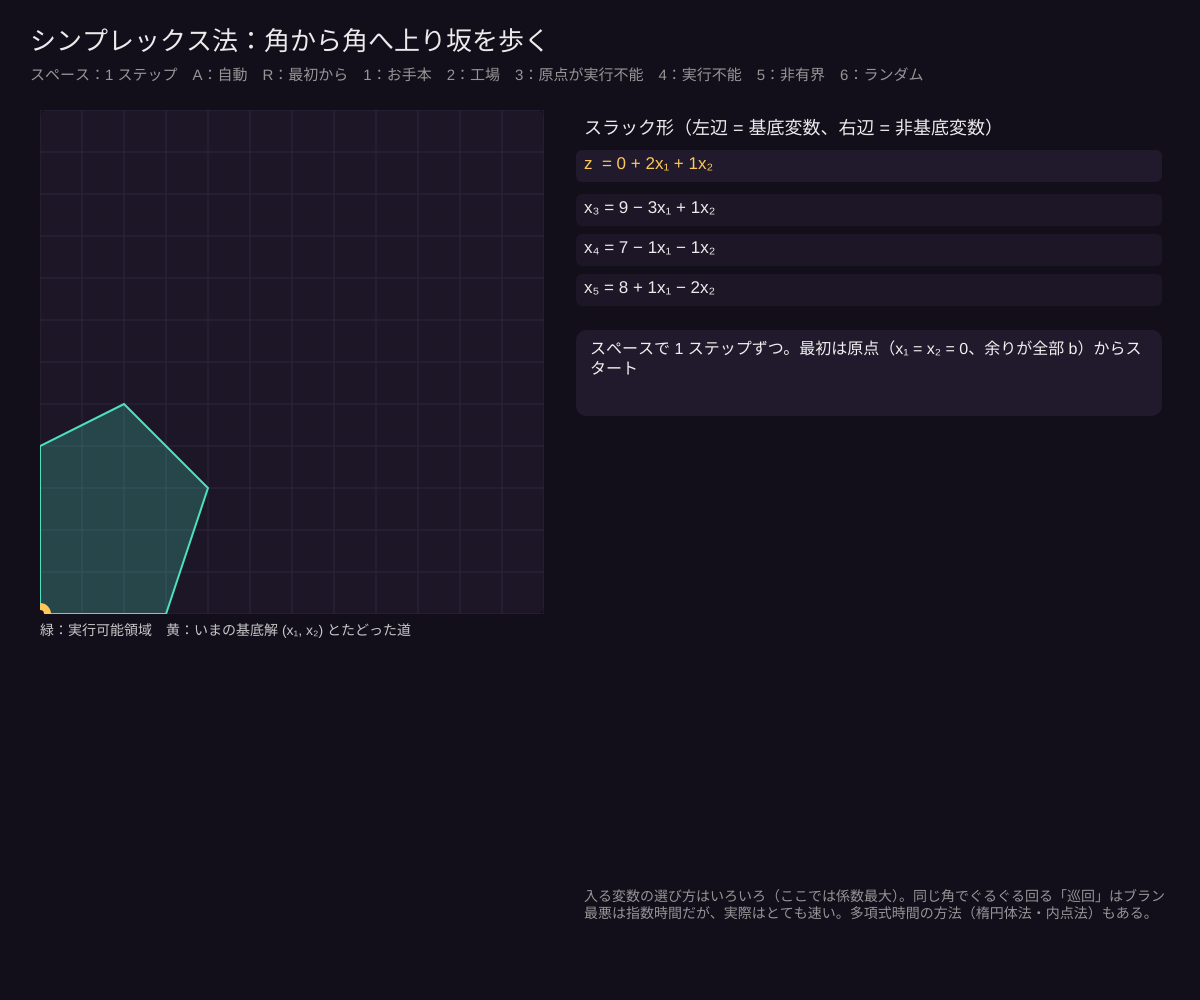
Frame 1 (no input)
Frame 60 (no input): identical to frame 1, image omitted
Frame 120 (the mouse pressed at the canvas centre since frame 60): identical to frame 1, image omitted

The p5.js sketch that drew this single still picture (run headless with seeded random() and noise() and a simulated clock; from frame 60 on, the mouse is pressed at the canvas centre):

// p5.js sketch
// ── sketch.js
// ============================================
// 04 シンプレックス法：角から角へ、上り坂だけを歩く
// スラック形の式を書きかえる「ピボット」をくり返すと、実行可能領域の頂点を 1 つずつ移動し、
// 目的関数 z が増えなくなったところが最適解。
// 原点がダメなときは補助 LP（x₀ を足す）で最初の頂点を探す（2 段階法の第 1 段階）
// スペース：1 ステップ / A：自動 / R：最初から
// 1：お手本  2：工場の例  3：原点が実行不能（補助 LP）  4：実行不能  5：非有界  6：ランダム
// ============================================

let speed = 50; // ★ 自動再生の間隔（フレーム）

let n = 2, m, V, T, basis, zrow, zv, names;
let LP, runner, msg = '', hi = {}, finished = false, phase = 2;
let pos = [0, 0], target = [0, 0], trail = [], auto = false, timer = 0, presetNo = 1;

const PRE = {
  1: { c: [2, 1], A: [[3, -1], [1, 1], [-1, 2]], b: [9, 7, 8] },
  2: { c: [3, 5], A: [[1, 0], [0, 2], [3, 2]], b: [4, 12, 18] },
  3: { c: [1, 2], A: [[1, 1], [-2, -1]], b: [6, -4] }, // x₁ + x₂ ≤ 6 かつ 2x₁ + x₂ ≥ 4
  4: { c: [1, 1], A: [[1, 1], [-1, -1]], b: [2, -5] },
  5: { c: [1, 1], A: [[1, -1], [-1, 1]], b: [1, 4] },
};

function setup() { createCanvas(windowWidth, windowHeight);
  textWrap(CHAR); load(1); }

function load(k) {
  presetNo = k;
  if (k === 6) {
    let A = [], b = [];
    for (let i = 0; i < 4; i++) { A.push([floor(random(1, 6)), floor(random(1, 6))]); b.push(floor(random(10, 30))); }
    LP = { c: [floor(random(1, 6)), floor(random(1, 6))], A, b };
  } else LP = PRE[k];
  m = LP.A.length;
  runner = simplex(); finished = false; hi = {}; trail = []; phase = 2;
  build(false);
  pos = cur(); target = pos.slice(); trail = [pos.slice()];
  msg = 'スペースで 1 ステップずつ。最初は原点（x₁ = x₂ = 0、余りが全部 b）からスタート';
}

// 表（タブロー）を作る：各行は「基底変数 + Σ T[i][j]·x_j = 右辺」
function build(aux) {
  V = n + m + (aux ? 1 : 0);
  names = []; for (let j = 0; j < n + m; j++) names.push('x' + sub(j + 1)); if (aux) names.push('x₀');
  T = []; basis = [];
  for (let i = 0; i < m; i++) {
    let row = Array(V + 1).fill(0);
    row[0] = LP.A[i][0]; row[1] = LP.A[i][1]; row[n + i] = 1; if (aux) row[V - 1] = -1; row[V] = LP.b[i];
    T.push(row); basis.push(n + i);
  }
  zrow = Array(V).fill(0); zv = 0;
  if (aux) zrow[V - 1] = -1; else { zrow[0] = LP.c[0]; zrow[1] = LP.c[1]; }
}

function pivot(l, e) {
  let pv = T[l][e];
  for (let j = 0; j <= V; j++) T[l][j] /= pv;
  for (let i = 0; i < m; i++) if (i !== l && abs(T[i][e]) > 1e-12) { let f = T[i][e]; for (let j = 0; j <= V; j++) T[i][j] -= f * T[l][j]; }
  let ce = zrow[e];
  for (let j = 0; j < V; j++) zrow[j] -= ce * T[l][j];
  zv += ce * T[l][V];
  basis[l] = e;
}

function* simplexLoop() { // 1 回の単体法（z の係数が正の変数がなくなるまで）
  while (true) {
    let e = -1;
    for (let j = 0; j < V; j++) if (!basis.includes(j) && zrow[j] > 1e-9 && (e < 0 || zrow[j] > zrow[e] + 1e-9)) e = j;
    if (e < 0) return 'optimal';
    hi = { e }; msg = `z の式で係数がいちばん大きい正の変数 ${names[e]} を増やす（入る変数）。増やすほど z が増える`; yield;
    let l = -1, best = Infinity;
    for (let i = 0; i < m; i++) if (T[i][e] > 1e-9) { let r = T[i][V] / T[i][e]; if (r < best - 1e-9) { best = r; l = i; } }
    if (l < 0) { hi = { e, unb: true }; return 'unbounded'; }
    hi = { e, l }; msg = `${names[e]} をどこまで増やせる？ 各式で他が 0 になる限界を比べる → ${names[basis[l]]} の式が最初に 0（出る変数）。限界 ${fmt(best)}`; yield;
    let out = names[basis[l]];
    pivot(l, e); target = cur(); trail.push(target.slice());
    hi = { done: l }; msg = `ピボット：${names[e]} の式に書きかえて、他の式と z に代入。${names[e]} が基底に入り、${out} が 0（非基底）に。z = ${fmt(zv)}`; yield;
  }
}

function* simplex() {
  let minb = min(LP.b);
  if (minb < 0) {
    phase = 1; build(true);
    msg = '原点では b < 0 の式があって余りが負 → 実行不能。補助 LP「x₀ を最小に（−x₀ を最大に）」を作る（最初の頂点さがし）'; hi = {}; yield;
    let l = LP.b.indexOf(minb);
    pivot(l, V - 1); target = cur(); trail.push(target.slice());
    msg = `x₀ を入れて、いちばん負の式 ${names[n + l]} と入れかえる → 全部の右辺が 0 以上になり、補助 LP の出発点ができた`; hi = { done: l }; yield;
    let r = yield* simplexLoop();
    if (zv < -1e-9) { msg = `補助 LP の最大値が −x₀ = ${fmt(zv)} < 0 → x₀ を 0 にできない → もとの LP は実行不能`; hi = { bad: true }; finished = true; return; }
    let li = basis.indexOf(V - 1);
    if (li >= 0) { let e = -1; for (let j = 0; j < V - 1; j++) if (!basis.includes(j) && abs(T[li][j]) > 1e-9) { e = j; break; } if (e >= 0) pivot(li, e); }
    // x₀ の列を消して、もとの目的関数を今の非基底変数で書き直す
    for (let row of T) row.splice(V - 1, 1);
    V -= 1; names.pop(); zrow = Array(V).fill(0); zv = 0; zrow[0] = LP.c[0]; zrow[1] = LP.c[1];
    for (let i = 0; i < m; i++) { let b = basis[i], cb = zrow[b]; if (abs(cb) > 1e-12) { for (let j = 0; j < V; j++) zrow[j] -= cb * T[i][j]; zv += cb * T[i][V]; } }
    phase = 2; hi = {};
    msg = 'x₀ = 0 にできた → 実行可能な頂点が見つかった。x₀ を消して、もとの目的関数 z に戻して本番スタート'; yield;
  }
  let r = yield* simplexLoop();
  if (r === 'unbounded') { msg = `${names[hi.e]} を増やしても、どの式も 0 にならない → いくらでも増やせる → 非有界（最大値なし）`; finished = true; return; }
  hi = {}; msg = `z の式の係数が全部 0 以下 → どの方向に動いても z は増えない → 最適！ x = (${fmt(cur()[0])}, ${fmt(cur()[1])})、z = ${fmt(zv)}`; finished = true;
}

function cur() { let p = [0, 0]; for (let i = 0; i < m; i++) if (basis[i] < n) p[basis[i]] = T[i][V]; return p; }

function draw() {
  background(18, 14, 26);
  if (auto && !finished && ++timer % speed === 0) advance();
  pos = [lerp(pos[0], target[0], 0.08), lerp(pos[1], target[1], 0.08)];
  fill(235); noStroke(); textSize(26); textAlign(LEFT, BASELINE);
  text('シンプレックス法：角から角へ上り坂を歩く' + (phase === 1 ? '　［補助 LP］' : ''), 30, 50);
  textSize(15); fill(150);
  text('スペース：1 ステップ　A：自動' + (auto ? '（中）' : '') + '　R：最初から　1：お手本　2：工場　3：原点が実行不能　4：実行不能　5：非有界　6：ランダム', 30, 80);
  drawGeo();
  drawSlack();
}

function drawGeo() {
  let s = min(width * 0.42, height - 150), ox = 40, oy = 110;
  let rng = 12; for (let p of trail) rng = max(rng, p[0] * 1.2, p[1] * 1.2);
  let toS = (p) => [ox + (p[0] / rng) * s, oy + s - (p[1] / rng) * s];
  fill(28, 22, 38); noStroke(); rect(ox, oy, s, s, 8);
  push(); drawingContext.beginPath(); drawingContext.rect(ox, oy, s, s); drawingContext.clip();
  let P = [[0, 0], [200, 0], [200, 200], [0, 200]];
  for (let i = 0; i < m; i++) P = clipHalf(P, LP.A[i][0], LP.A[i][1], LP.b[i]);
  stroke(45, 38, 62); strokeWeight(1); for (let k = 0; k <= rng; k += rng > 30 ? 5 : 1) { let a = toS([k, 0]), b = toS([0, k]); line(a[0], oy, a[0], oy + s); line(ox, b[1], ox + s, b[1]); }
  if (P.length >= 3) { fill(78, 225, 190, 60); stroke(78, 225, 190); strokeWeight(2); beginShape(); for (let p of P) { let q = toS(p); vertex(q[0], q[1]); } endShape(CLOSE); }
  stroke(255, 200, 90); strokeWeight(3); noFill(); beginShape(); for (let p of trail) { let q = toS(p); vertex(q[0], q[1]); } endShape();
  let q = toS(pos); noStroke(); fill(255, 200, 90); circle(q[0], q[1], 22); fill(18, 14, 26); circle(q[0], q[1], 8);
  pop();
  fill(200); textSize(14); textAlign(LEFT, TOP); noStroke();
  text('緑：実行可能領域　黄：いまの基底解 (x₁, x₂) とたどった道' + (phase === 1 ? '\n補助 LP の間は、領域の外から中へ入ってくる' : ''), ox, oy + s + 10);
}

function drawSlack() {
  let px = width * 0.42 + 80, yy = 120, w = width - px - 30;
  fill(235); noStroke(); textSize(18); textAlign(LEFT, TOP);
  text('スラック形（左辺 = 基底変数、右辺 = 非基底変数）', px, yy); yy += 36;
  textSize(17);
  let nb = []; for (let j = 0; j < V; j++) if (!basis.includes(j)) nb.push(j);
  // z の式
  let zs = `z  = ${fmt(zv)}` + nb.map(j => ` ${zrow[j] >= 0 ? '+' : '−'} ${fmt(abs(zrow[j]))}${names[j]}`).join('');
  fill(32, 26, 44); rect(px - 8, yy - 6, w, 32, 6);
  fill(255, 200, 90); text(phase === 1 ? zs.replace('z ', 'z′') : zs, px, yy);
  if (hi.e !== undefined) { fill(255, 95, 109); text('↑ ' + names[hi.e] + ' を増やす', px + w - 170, yy); }
  yy += 44;
  for (let i = 0; i < m; i++) {
    let on = hi.l === i, dn = hi.done === i;
    fill(on ? color(255, 95, 109, 90) : dn ? color(78, 225, 190, 60) : color(28, 22, 38)); rect(px - 8, yy - 6, w, 32, 6);
    fill(235);
    let s = `${names[basis[i]]} = ${fmt(T[i][V])}` + nb.map(j => ` ${-T[i][j] >= 0 ? '+' : '−'} ${fmt(abs(T[i][j]))}${names[j]}`).join('');
    text(s, px, yy);
    if (hi.e !== undefined && T[i][hi.e] > 1e-9 && hi.l !== undefined) { fill(255, 200, 90); textAlign(RIGHT, TOP); text('限界 ' + fmt(T[i][V] / T[i][hi.e]), px + w - 16, yy); textAlign(LEFT, TOP); }
    yy += 40;
  }
  yy += 10;
  fill(32, 26, 44); rect(px - 8, yy, w, 86, 10);
  fill(finished ? (hi.bad ? color(255, 110, 110) : color(78, 225, 190)) : color(240)); textSize(16);
  text(msg, px + 6, yy + 12, w - 24);
  fill(150); textSize(14);
  text('基底解：右辺の非基底変数を全部 0 にした点。それがいつも領域の角になる。\n入る変数の選び方はいろいろ（ここでは係数最大）。同じ角でぐるぐる回る「巡回」はブランドの規則で防げる。\n最悪は指数時間だが、実際はとても速い。多項式時間の方法（楕円体法・内点法）もある。', px, height - 110, w);
}

function clipHalf(P, a1, a2, b) {
  let out = [];
  for (let i = 0; i < P.length; i++) {
    let p = P[i], q = P[(i + 1) % P.length], fp = a1 * p[0] + a2 * p[1] - b, fq = a1 * q[0] + a2 * q[1] - b;
    if (fp <= 1e-9) out.push(p);
    if ((fp < -1e-9 && fq > 1e-9) || (fp > 1e-9 && fq < -1e-9)) { let t = fp / (fp - fq); out.push([p[0] + t * (q[0] - p[0]), p[1] + t * (q[1] - p[1])]); }
  }
  return out;
}
function advance() { if (finished) return; let r = runner.next(); if (r.done) finished = true; }
function keyPressed() {
  if (key === ' ') advance();
  if (key === 'a' || key === 'A') auto = !auto;
  if (key === 'r' || key === 'R') load(presetNo);
  if (key >= '1' && key <= '6') load(int(key));
}
function fmt(v) { if (abs(v) < 1e-9) return '0'; if (abs(v - round(v)) < 1e-9) return String(round(v)); return v.toFixed(2); }
function sub(k) { return String(k).split('').map(c => '₀₁₂₃₄₅₆₇₈₉'[c]).join(''); }
function windowResized() { resizeCanvas(windowWidth, windowHeight); }

// ---------- やってみよう ----------
// 1. 2 の工場で、入る変数を「係数最大」ではなく「番号が小さい順」にすると歩く道は変わる？
// 2. 3 の補助 LP で、黄色の点が領域の外から入ってくる様子を見る
// 3. PRE に自分の問題を書いて、03 で描いた図と答えが同じか確かめる
